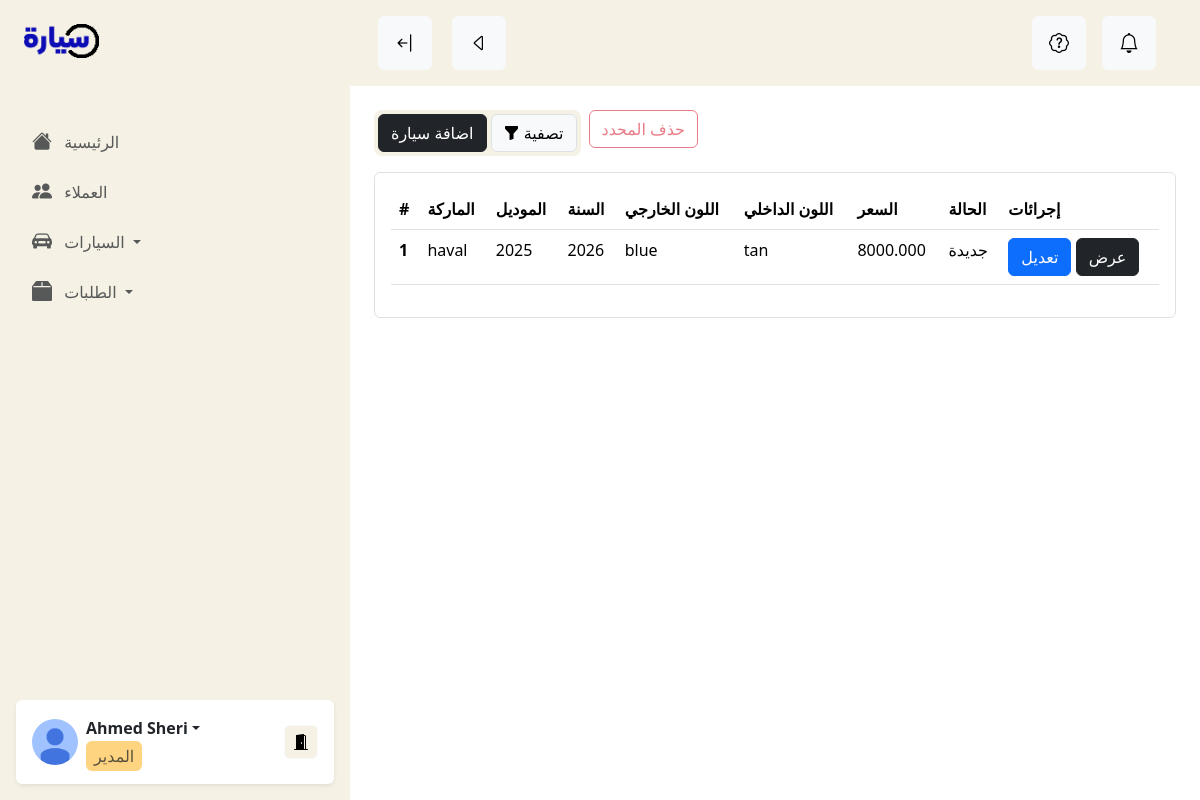
Page /en-us/dashboard/for_sell_cars on the committed database.
### customer/models.py (models this page shows, shortened)
class CarModel(models.Model):
    title = models.CharField(max_length=80, verbose_name="العنوان", help_text="عنوان قصير للسيارة", null=True)
    provider = models.ForeignKey('auth.User', on_delete=models.CASCADE, help_text="صاحب السيارة", null=True)
    offered = models.CharField(
        max_length=20,
        choices=CAR_OFFERED_FOR,
        verbose_name="معروض",
        help_text="اختر نوع عرض السيارة من الخيارات المتاحة.",
        default='1'
    )
    brand = models.CharField(
        max_length=20,
        choices=BRANDS,
        verbose_name="الماركة",
        help_text="اختر ماركة السيارة من الخيارات المتاحة."
    )
    model = models.CharField(max_length=50, verbose_name="موديل السيارة", help_text="أدخل موديل السيارة بشكل دقيق.")
    year = models.PositiveIntegerField(verbose_name="سنة الصنع", help_text="أدخل سنة الصنع السيارة.", null=True)
    type = models.CharField(
        max_length=50,
        verbose_name="النوع",
        help_text="أدخل نوع السيارة (مثل: سيدان، هاتشباك، إلخ)."
    )
    category = models.CharField(
        max_length=20,
        choices=CATEGORIES,
        verbose_name="الفئة",
        help_text="اختر الفئة التي تنتمي إليها السيارة (مثل: رياضية، عائلية، إلخ)."
    )
    exterior_color = models.CharField(
        max_length=20,
        choices=EXTERIOR_COLORS,
        verbose_name="اللون الخارجي",
        help_text="اختر اللون الخارجي للسيارة."
    )
    interior_color = models.CharField(
        max_length=20,
        choices=INTERIOR_COLORS,
        verbose_name="اللون الداخلي",
        help_text="اختر اللون الداخلي للسيارة."
    )
    origin = models.CharField(
        max_length=50,
        verbose_name="الوارد",
        help_text="أدخل البلد الذي وردت منه السيارة."
    )
    fuel_type = models.CharField(
        max_length=20,
        choices=FUEL_TYPES,
        verbose_name="نوع الوقود",
        help_text="اختر نوع الوقود المستخدم في السيارة (بنزين، ديزل، إلخ)."
    )
    transmission_type = models.CharField(
        max_length=20,
        choices=TRANSMISSION_TYPES,
        verbose_name="نوع القير",
        help_text="اختر نوع القير (يدوي، أوتوماتيك، إلخ)."
    )
    cylinder_count = models.PositiveIntegerField(
        verbose_name="عدد السلندرات",
        help_text="أدخل عدد السلندرات في المحرك."
    )
    condition = models.CharField(
        max_length=10,
        choices=CONDITIONS,
        verbose_name="الحالة",
        help_text="اختر حالة السيارة (جديدة، مستعملة، إلخ)."
    )
    engine_capacity = models.DecimalField(
        max_digits=4,
        decimal_places=1,
        verbose_name="حجم المحرك",
        help_text="أدخل حجم المحرك باللتر (مثال: 2.0)."
    )
    drivetrain = models.CharField(
        max_length=20,
        choices=DRIVETRAINS,
        verbose_name="نوع الدفع",
        help_text="اختر نوع الدفع (دفع أمامي، دفع خلفي، دفع رباعي)."
    )
    keys_count = models.PositiveIntegerField(
        verbose_name="عدد مفاتيح السيارة",
        help_text="أدخل عدد المفاتيح المتاحة للسيارة."
    )
    seat_count = models.PositiveIntegerField(
        verbose_name="عدد المقاعد",
        help_text="أدخل عدد المقاعد في السيارة."
    )
    engine_type = models.CharField(
        max_length=20,
        choices=ENGINE_TYPES,
        verbose_name="نوع المحرك",
        help_text="اختر نوع المحرك (بنزين، كهربائي، هجين)."
    )
    fuel_tank_capacity = models.PositiveIntegerField(
        verbose_name="سعة خزان الوقود (لتر)",
        help_text="أدخل سعة خزان الوقود باللتر."
    )
    horsepower = models.PositiveIntegerField(
        verbose_name="القدرة بالحصان",
        help_text="أدخل قدرة المحرك بالحصان."
    )
    door_count = models.PositiveIntegerField(
        verbose_name="عدد الابواب",
        help_text="أدخل عدد الأبواب في السيارة."
    )
    icon = models.ImageField(
        upload_to='car_icons/',
        verbose_name="الصورة الرئيسية",
        blank=True, null=True,
        help_text="اختر صورة الرئيسية التي ستظهر للسيارة (اختياري)."
    )
    price = models.DecimalField(max_digits=10, decimal_places=3, help_text="سعر السيارة", verbose_name="السعر", null=True)
    car_id = models.CharField(max_length=50, default=RandomCarIDGen, null=True)

### dashboard/views.py (the view)
# urls.py: path("for_sell_cars", views.for_sell_cars, name="dashboard_for_sell_cars"),
def for_sell_cars(request):
    cars = CarModel.objects.filter(offered='1')
    return render(request, 'dashboard/cars/for_sell_cars.html', {'cars':cars})

### templates/dashboard/cars/for_sell_cars.html (shortened to what this page needs)
{% extends "dashboard_base.html" %}
{% load panel_tags %}
{% load i18n %}
{% block content %}
<div class="container p-4 ">
    <div class="d-flex align-items-start mb-3">
        <div class="rounded-3 me-2 p-1 bg-body-tertiary d-flex ">
            <a href="{% url 'dashboard_index' %}" class="btn btn-dark me-1">{% trans "اضافة سيارة" %}</a>
            <a tabindex="0" class="btn btn-light border border-1" id="filter-popover-btn" role="button" data-bs-toggle="popover">
              <i class="bi bi-funnel-fill"></i>
              {% trans "تصفية" %}
            </a>
        </div>
        <button type="button" class="btn btn-outline-danger disabled me-2" onclick="submitSelected('delete')" id="deleteBtn">{% trans "حذف المحدد" %}</button>
      </div>
    <div class="border rounded p-3 mb-3">
        <table class="table">
            <thead>
                <tr>
                    <th>#</th>
                    <th>الماركة</th>
                    <th>الموديل</th>
                    <th>السنة</th>
                    <th>اللون الخارجي</th>
                    <th>اللون الداخلي</th>
                    <th>السعر</th>
                    <th>الحالة</th>
                    <th>إجرائات</th>
                </tr>
            </thead>
            <tbody>
                {% for car in cars %}
                <tr>
                    <th scope="row">{{ forloop.counter }}</th>
                    <td>{{ car.brand }}</td>
                    <td>{{ car.model }}</td>
                    <td>{{ car.year }}</td>
                    <td>{{ car.exterior_color }}</td>
                    <td>{{ car.interior_color }}</td>
                    <td>{{ car.price }}</td>
                    <td>{{ car.get_condition_display }}</td>
                    <td>
                        <a class="btn btn-primary" href="{% url 'dashboard_edit_for_sell_car' car.id %}">تعديل</a>
                        <a class="btn btn-dark" href="{% url 'view_car' car.id %}" target="_blank">عرض</a>
                    </td>
                </tr>
                {% empty %}
                <tr>
                    <td colspan="8" class="text-center">لا توجد سيارات متاحة حالياً.</td>
                </tr>
                {% endfor %}
            </tbody>
        </table>
    </div>
</div>
<div class="py-4"></div>
{% endblock content %}

### sayyar/static/css/dashboard/base.css (style rules this page uses)
:root { --light-orange: 255, 212, 128; --light-orange-hover: 200, 212, 128; --bs-tertiary-bg-rgb: 245, 241, 229; }

### rows in the picture
CarModel: brand "haval", model "2025", year "2026", exterior_color "blue", interior_color "tan", price "8000.000", condition "جديدة"
